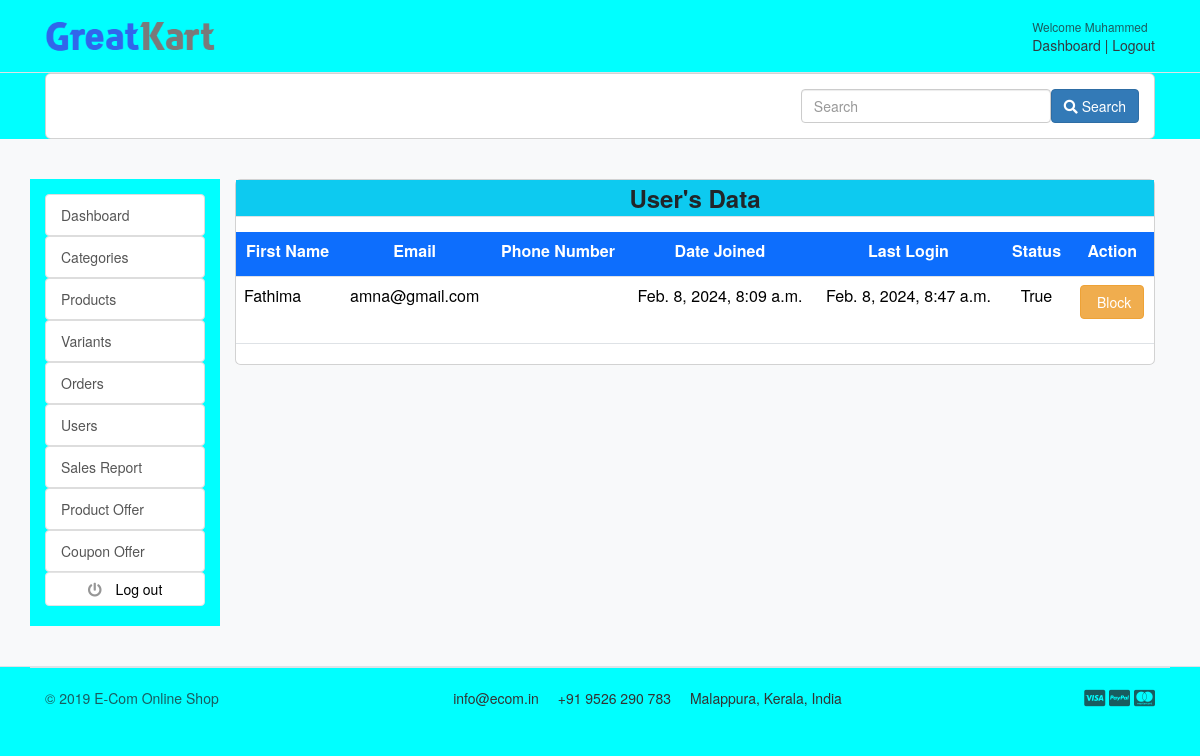
/accounts/users_list (signed in), run on the app's committed database.
### accounts/models.py (models this page shows, shortened)
class Account(AbstractBaseUser):
    first_name = models.CharField(max_length=50)
    last_name = models.CharField(max_length=50)
    username = models.CharField(max_length=50, unique=True)
    email = models.EmailField(max_length=100, unique=True)
    phone_number = models.CharField(max_length=12, unique=True, default='')
    wallet = models.FloatField(null=True, default=0.0)
    date_joined = models.DateTimeField(auto_now_add=True)
    last_login = models.DateTimeField(auto_now_add=True)
    is_admin = models.BooleanField(default=False)
    is_staff = models.BooleanField(default=False)
    is_active = models.BooleanField(default=True)
    is_superadmin = models.BooleanField(default=False)
    USERNAME_FIELD = 'email'
    REQUIRED_FIELDS = ['username', 'first_name', 'last_name']
    objects = MyAccountManager()
    class Meta:
        verbose_name = 'account'
        verbose_name_plural = 'accounts'

class Profile(models.Model):
    user = models.OneToOneField(Account, on_delete=models.CASCADE, related_name='profile')
    otp = models.CharField(max_length=100, null=True, blank=True)
    uid = models.CharField(default=f'{uuid.uuid4}',max_length=200)

### accounts/views.py (the view)
# urls.py: path('users_list', views.users_list, name="users_list"),
@cache_control(no_cache=True, must_revalidate=True, no_store=True)
@login_required(login_url='login_admin')
def users_list(request):
    profiles = Profile.objects.all()
    return render(request, 'admin/users_list.html', {'profiles': profiles})

### carts/context_processors.py (called while the page is built)
def counter(request):
    cart_count = 0
    if 'admin' in request.path:
        return {}
    else:
        try:
            cart = Cart.objects.filter(cart_id = _cart_id(request))
            if request.user.is_authenticated:
                cart_items = CartItem.objects.all().filter(user=request.user)
            else:
                cart_items = CartItem.objects.all().filter(cart=cart[:1])
            for cart_item in cart_items:
                cart_count += cart_item.quantity
        except Cart.DoesNotExist:
            cart_count = 0
    return dict(cart_count=cart_count)

### carts/views.py (called while the page is built)
def _cart_id(request):
    cart = request.session.session_key
    if not cart:
        cart = request.session.create()
    return cart

### category/context_processors.py (called while the page is built)
def menu_links(request):
    links = Category.objects.all()
    return dict(links=links)

### templates/admin/users_list.html (shortened to what this page needs)
{% extends 'admin/base_admin.html' %}
{% block content %}
<div class="container">
    <div class="row">
        <div class="col-lg-12">
            <div class="search-element">
                <div class="card">
                    <div class="card-body">
                        <form method="get">
                            <button class="btn  btn-primary" type="submit" style="float:right"><i
                                    class="fas fa-search"></i> Search
                            </button>
                            <input class="form-control" type="search" placeholder="Search" aria-label="Search"
                                   data-width="250" style="width: 250px;float:right" name="filter" value="{{ filter }}">
                        </form>
                    </div>
                </div>
            </div>
        </div>
    </div>
</div>
<section class="section-conten padding-y bg">
    <div class="container">
        <div class="row">
            {% include 'includes/sidebar-admin-dashboard.html' %}
            <main class="col-md-10">
                <article class="card">
                    <div class="table-responsive">
                        <div class="table-heading text-center font-weight-bold border-bottom mb-3 bg-info"
                             style="font-size: 24px; line-height: 1.5;">User's Data
                        </div>
                        <table class="table table-hover">
                            <thead>
                            <tr>
                                <td class="table-heading text-center font-weight-bold bg-primary text-white border-bottom mb-3">
                                    <label>First Name</label>
                                </td>
                                <td class="table-heading text-center font-weight-bold bg-primary text-white border-bottom mb-3">
                                    <label>Email</label>
                                </td>
                                <td class="table-heading text-center font-weight-bold bg-primary text-white border-bottom mb-3">
                                    <label>Phone Number</label>
                                </td>
                                <td class="table-heading text-center font-weight-bold bg-primary text-white border-bottom mb-3">
                                    <label>Date Joined</label>
                                </td>
                                <td class="table-heading text-center font-weight-bold bg-primary text-white border-bottom mb-3">
                                    <label>Last Login</label>
                                </td>
                                <td class="table-heading text-center font-weight-bold bg-primary text-white border-bottom mb-3">
                                    <label>Status</label>
                                </td>
                                <td class="table-heading text-center font-weight-bold bg-primary text-white border-bottom mb-3">
                                    <label>Action</label>
                                </td>
                            </tr>
                            </thead>
                            <tbody>
                            {% for profile in profiles %}
                            <tr>
                                <td>
                                    <p class="title mb-0"> {{ profile.user.first_name }} </p>
                                </td>
                                <td class="text-center">
                                    <p class="title mb-0"> {{ profile.user.email }} </p>
                                </td>
                                <td class="text-center">
                                </td>
                                <td class="text-center">
                                    <p class="title mb-0"> {{ profile.user.date_joined }} </p>
                                </td>
                                <td class="text-center">
                                    <p class="title mb-0"> {{ profile.user.last_login }} </p>
                                </td>
                                <td class="text-center">
                                    <p class="title mb-0"> {{ profile.user.is_active }} </p>
                                </td>
                                <td class="text-center">
                                    <form method="post" action="{% url 'toggle_user_status' profile.user.id %}">
                                        <button type="submit" class="btn btn-warning">
                                            {% if profile.user.is_active %}Block{% else %}Unblock{% endif %}
                                        </button>
                                    </form>
                                </td>
                            </tr>
                            {% endfor %}
                            </tbody>
                        </table>
                    </div>
                </article>
            </main>
        </div>
    </div>
</section>
{% endblock%}

### templates/admin/navbar_admin.html (shortened to what this page needs)
{% load static %}
<header class="section-header">
    <section class="header-main border-bottom">
        <div class="container">
            <div class="row align-items-center">
                <div class="col-lg-2 col-md-3 col-6">
                    <a href="{% url 'home' %}" class="brand-wrap">
                        <img class="logo" src="{% static './images/logo.png' %}">
                    </a>
                </div>
                <div class="col-lg  col-md-6 col-sm-12 col">
                </div>
                <div class="col-lg-3 col-sm-6 col-8 order-2 order-lg-3">
                    <div class="d-flex justify-content-end mb-3 mb-lg-0">
                        {% if user.id %}
                        <div class="widget-header">
                            <small class="title text-muted">Welcome {{ user.first_name }}</small>
                            <div>
                                <a href="{% url 'dashboard_admin' %}">Dashboard</a> <span class="dark-transp"> | </span>
                                <a href="{% url 'logout_admin' %}">Logout</a>
                            </div>
                        </div>
                        {% endif %}
                    </div>
                </div>
            </div>
        </div>
    </section>
</header>

### static/css/ui.css (style rules this page uses)
html { font-family: "Inter", sans-serif; font-size: 15px; }
.padding-y { padding-top: 40px; padding-bottom: 40px; }
article:after, .form-group:after { display: block; clear: both; content: ""; }
.bg { background-color: #f8f9fa; }
p:last-child { margin-bottom: 0; }
.header-main { position: relative; padding-top: 1rem; padding-bottom: 1rem; }
.brand-wrap .logo, .navbar-brand .logo { margin-right: 7px; max-height: 42px; display: inline-block; }
.widget-header { display: inline-block; vertical-align: middle; position: relative; }
.widget-header a { color: #343a40; }
.widget-header .title { display: block; }

### data on the page
Account: first_name "Muhammed"
Profile: user.first_name "Fathima", user.email "amna@gmail.com", user.date_joined "Feb. 8, 2024, 8:09 a.m.", user.last_login "Feb. 8, 2024, 8:47 a.m.", user.is_active "True", shows "Block"
